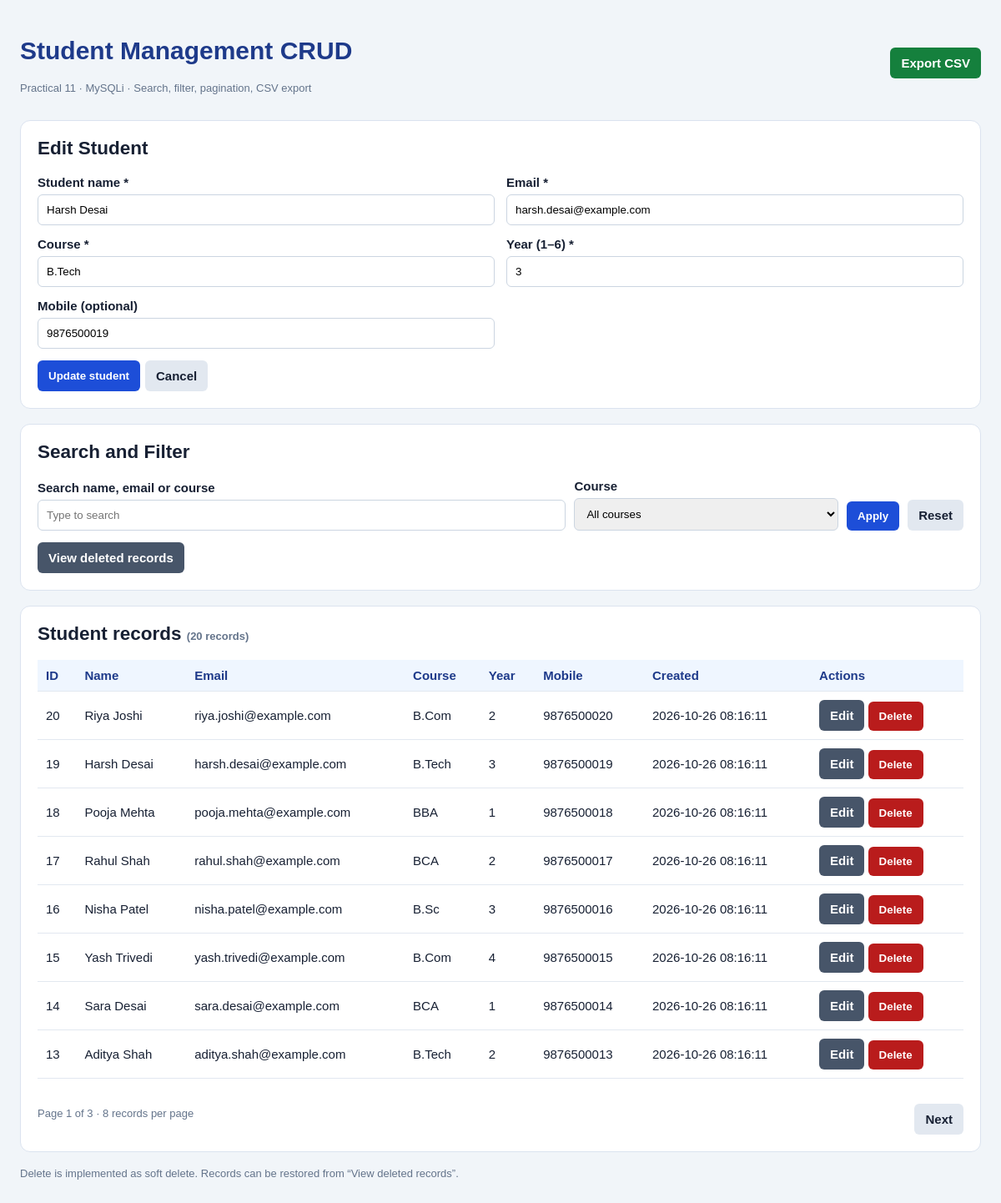
The page /Practical_Eleven/index.php?edit=19 on the database its author committed.
### tables this page shows
CREATE TABLE IF NOT EXISTS students (
 id INT UNSIGNED AUTO_INCREMENT PRIMARY KEY,
 student_name VARCHAR(100) NOT NULL,
 email VARCHAR(150) NOT NULL UNIQUE,
 course VARCHAR(80) NOT NULL,
 year_of_study TINYINT UNSIGNED NOT NULL,
 mobile VARCHAR(20) NULL,
 status ENUM('active','deleted') NOT NULL DEFAULT 'active',
 created_at TIMESTAMP DEFAULT CURRENT_TIMESTAMP,
 updated_at TIMESTAMP DEFAULT CURRENT_TIMESTAMP ON UPDATE CURRENT_TIMESTAMP,
 CHECK (year_of_study BETWEEN 1 AND 6)
);

### Practical_Eleven/index.php (the view, shortened to what this page needs)
<?php
require_once __DIR__ . "/db.php";
function h($v)
{
    return htmlspecialchars((string)$v, ENT_QUOTES, "UTF-8");
}
$search = trim($_GET["search"] ?? "");
$course = trim($_GET["course"] ?? "");
$deleted = (($_GET["deleted"] ?? "") === "1");
$status = $deleted ? "deleted" : "active";
$page = max(1, (int)($_GET["page"] ?? 1));
$per = 8;
$count = $conn->prepare(
    "SELECT COUNT(*) AS total
     FROM students
     WHERE status = ?
       AND (
           ? = ''
           OR student_name LIKE CONCAT('%', ?, '%')
           OR email LIKE CONCAT('%', ?, '%')
           OR course LIKE CONCAT('%', ?, '%')
       )
       AND (? = '' OR course = ?)"
);
$count->bind_param(
    "sssssss",
    $status,
    $search,
    $search,
    $search,
    $search,
    $course,
    $course
);
$count->execute();
$total = (int)$count->get_result()->fetch_assoc()["total"];
$pages = max(1, (int)ceil($total / $per));
$page = min($page, $pages);
$offset = ($page - 1) * $per;
$s = $conn->prepare(
    "SELECT id, student_name, email, course,
            year_of_study, mobile, created_at
     FROM students
     WHERE status = ?
       AND (
           ? = ''
           OR student_name LIKE CONCAT('%', ?, '%')
           OR email LIKE CONCAT('%', ?, '%')
           OR course LIKE CONCAT('%', ?, '%')
       )
       AND (? = '' OR course = ?)
     ORDER BY id DESC
     LIMIT ? OFFSET ?"
);
$s->bind_param(
    "sssssssii",
    $status,
    $search,
    $search,
    $search,
    $search,
    $course,
    $course,
    $per,
    $offset
);
$s->execute();
$result = $s->get_result();
$edit = null;
if (
    isset($_GET["edit"]) &&
    ctype_digit((string)$_GET["edit"])
) {
    $id = (int)$_GET["edit"];
    $e = $conn->prepare(
        "SELECT *
         FROM students
         WHERE id = ? AND status = 'active'"
    );
    $e->bind_param("i", $id);
    $e->execute();
    $edit = $e->get_result()->fetch_assoc();
}
?>
<!DOCTYPE html>
<html lang="en">
<head>
</head>
<body>
<main class="wrap">
    <div class="top">
        <div>
            <h1>Student Management CRUD</h1>
            <p class="muted">
                Practical 11 · MySQLi · Search, filter, pagination, CSV export
            </p>
        </div>
        <a
            class="btn green"
            href="?export=csv&amp;search=<?= urlencode($search) ?>&amp;course=<?= urlencode($course) ?>&amp;deleted=<?= $deleted ? 1 : 0 ?>"
        >
            Export CSV
        </a>
    </div>
    <section class="card">
        <h2><?= $edit ? "Edit Student" : "Add Student" ?></h2>
        <form method="post">
            <div class="grid">
                <div>
                    <label for="student_name">Student name *</label>
                    <input
                        id="student_name"
                        name="student_name"
                        required
                        maxlength="100"
                        value="<?= h($edit["student_name"] ?? "") ?>"
                    >
                </div>
                <div>
                    <label for="email">Email *</label>
                    <input
                        id="email"
                        name="email"
                        type="email"
                        required
                        maxlength="150"
                        value="<?= h($edit["email"] ?? "") ?>"
                    >
                </div>
                <div>
                    <label for="course_input">Course *</label>
                    <input
                        id="course_input"
                        name="course"
                        required
                        maxlength="80"
                        placeholder="e.g. BCA"
                        value="<?= h($edit["course"] ?? "") ?>"
                    >
                </div>
                <div>
                    <label for="year">Year (1–6) *</label>
                    <input
                        id="year"
                        name="year_of_study"
                        type="number"
                        min="1"
                        max="6"
                        required
                        value="<?= h($edit["year_of_study"] ?? 1) ?>"
                    >
                </div>
                <div>
                    <label for="mobile">Mobile (optional)</label>
                    <input
                        id="mobile"
                        name="mobile"
                        maxlength="20"
                        value="<?= h($edit["mobile"] ?? "") ?>"
                    >
                </div>
            </div>
            <div class="actions">
                <button>
                    <?= $edit ? "Update student" : "Add student" ?>
                </button>
                <?php if ($edit): ?>
                    <a class="btn light" href="index.php">
                        Cancel
                    </a>
                <?php endif; ?>
            </div>
        </form>
    </section>
    <section class="card">
        <h2>Search and Filter</h2>
        <form class="toolbar" method="get">
            <div>
                <label for="search">Search name, email or course</label>
                <input
                    id="search"
                    name="search"
                    value="<?= h($search) ?>"
                    placeholder="Type to search"
                >
            </div>
            <div>
                <label for="course">Course</label>
                <select id="course" name="course">
                    <option value="">All courses</option>
                </select>
            </div>
            <button>Apply</button>
            <a class="btn light" href="index.php">
                Reset
            </a>
        </form>
        <div class="actions">
            <a
                class="btn gray"
                href="?deleted=<?= $deleted ? 0 : 1 ?>"
            >
                <?= $deleted ? "View active students" : "View deleted records" ?>
            </a>
        </div>
    </section>
    <section class="card">
        <h2>
            <?= $deleted ? "Deleted records" : "Student records" ?>
            <span class="muted">(<?= $total ?> records)</span>
        </h2>
        <div class="tablewrap">
            <table>
                <thead>
                    <tr>
                        <th>ID</th>
                        <th>Name</th>
                        <th>Email</th>
                        <th>Course</th>
                        <th>Year</th>
                        <th>Mobile</th>
                        <th>Created</th>
                        <th>Actions</th>
                    </tr>
                </thead>
                <tbody>
                    <?php if ($result->num_rows === 0): ?>
                        <tr>
                            <td colspan="8">No records found.</td>
                        </tr>
                    <?php else: ?>
                        <?php while ($row = $result->fetch_assoc()): ?>
                            <tr>
                                <td><?= h($row["id"]) ?></td>
                                <td><?= h($row["student_name"]) ?></td>
                                <td><?= h($row["email"]) ?></td>
                                <td><?= h($row["course"]) ?></td>
                                <td><?= h($row["year_of_study"]) ?></td>
                                <td><?= h($row["mobile"]) ?></td>
                                <td><?= h($row["created_at"]) ?></td>
                                <td>
                                    <?php if (!$deleted): ?>
                                        <a
                                            class="btn gray"
                                            href="?edit=<?= $row["id"] ?>"
                                        >
                                            Edit
                                        </a>
                                        <form
                                            method="post"
                                            onsubmit="return confirm('Move this student to deleted records?')"
                                        >
                                            <button class="red">
                                                Delete
                                            </button>
                                        </form>
                                    <?php endif; ?>
                                </td>
                            </tr>
                        <?php endwhile; ?>
                    <?php endif; ?>
                </tbody>
            </table>
        </div>
        <div class="pager">
            <span class="muted">
                Page <?= $page ?> of <?= $pages ?> · 8 records per page
            </span>
            <div class="actions">
                <?php
                $p = [
                    "search" => $search,
                    "course" => $course,
                    "deleted" => $deleted ? 1 : 0
                ];
                ?>
                <?php if ($page < $pages): ?>
                    <?php $p["page"] = $page + 1; ?>
                    <a
                        class="btn light"
                        href="?<?= h(http_build_query($p)) ?>"
                    >
                        Next
                    </a>
                <?php endif; ?>
            </div>
        </div>
    </section>
    <p class="muted">
        Delete is implemented as soft delete.
        Records can be restored from “View deleted records”.
    </p>
</main>
</body>
</html>

### Practical_Eleven/index.php (style rules this page uses)
* { box-sizing: border-box; }
body { margin: 0; padding: 24px; background: #f1f5f9; color: #172033; font: 15px Arial, sans-serif; }
.wrap { max-width: 1200px; margin: auto; }
.top { display: flex; justify-content: space-between; gap: 12px; align-items: center; flex-wrap: wrap; }
h1 { color: #1e3a8a; }
h2 { margin-top: 0; }
.card { background: white; padding: 20px; margin: 18px 0; border: 1px solid #dbe3ef; border-radius: 12px; }
.grid { display: grid; grid-template-columns: repeat(2, minmax(0, 1fr)); gap: 14px; }
label { display: block; font-weight: bold; margin-bottom: 6px; }
input, select { width: 100%; padding: 10px; border: 1px solid #cbd5e1; border-radius: 6px; }
button, .btn { display: inline-block; padding: 10px 13px; border: 0; border-radius: 6px; background: #1d4ed8; color: white; text-decoration: none; cursor: pointer; font-weight: bold; }
.green { background: #15803d; }
.red { background: #b91c1c; }
.gray { background: #475569; }
.light { background: #e2e8f0; color: #172033; }
.toolbar { display: grid; grid-template-columns: 2fr 1fr auto auto; gap: 10px; align-items: end; }
.actions { display: flex; gap: 6px; flex-wrap: wrap; margin-top: 14px; }
.tablewrap { overflow-x: auto; }
table { width: 100%; min-width: 900px; border-collapse: collapse; }
th, td { text-align: left; padding: 10px; border-bottom: 1px solid #e2e8f0; }
th { background: #eff6ff; color: #1e3a8a; }
td form { display: inline; }
.muted { color: #64748b; font-size: 13px; }
.pager { display: flex; justify-content: space-between; align-items: center; gap: 10px; flex-wrap: wrap; margin-top: 16px; }

### rows shown on the page
students: student_name "Harsh Desai", email "harsh.desai@example.com", course "B.Tech", year_of_study "3", mobile "9876500019", id "19", created_at "2026-10-26 08:16:11"
students: id "20", student_name "Riya Joshi", email "riya.joshi@example.com", course "B.Com", year_of_study "2", mobile "9876500020", created_at "2026-10-26 08:16:11"
students: id "18", student_name "Pooja Mehta", email "pooja.mehta@example.com", course "BBA", year_of_study "1", mobile "9876500018", created_at "2026-10-26 08:16:11"
students: id "17", student_name "Rahul Shah", email "rahul.shah@example.com", course "BCA", year_of_study "2", mobile "9876500017", created_at "2026-10-26 08:16:11"
students: id "16", student_name "Nisha Patel", email "nisha.patel@example.com", course "B.Sc", year_of_study "3", mobile "9876500016", created_at "2026-10-26 08:16:11"
students: id "15", student_name "Yash Trivedi", email "yash.trivedi@example.com", course "B.Com", year_of_study "4", mobile "9876500015", created_at "2026-10-26 08:16:11"
students: id "14", student_name "Sara Desai", email "sara.desai@example.com", course "BCA", year_of_study "1", mobile "9876500014", created_at "2026-10-26 08:16:11"
students: id "13", student_name "Aditya Shah", email "aditya.shah@example.com", course "B.Tech", year_of_study "2", mobile "9876500013", created_at "2026-10-26 08:16:11"

### other values the page prints
$total "20"
$page "1"
$pages "3"
